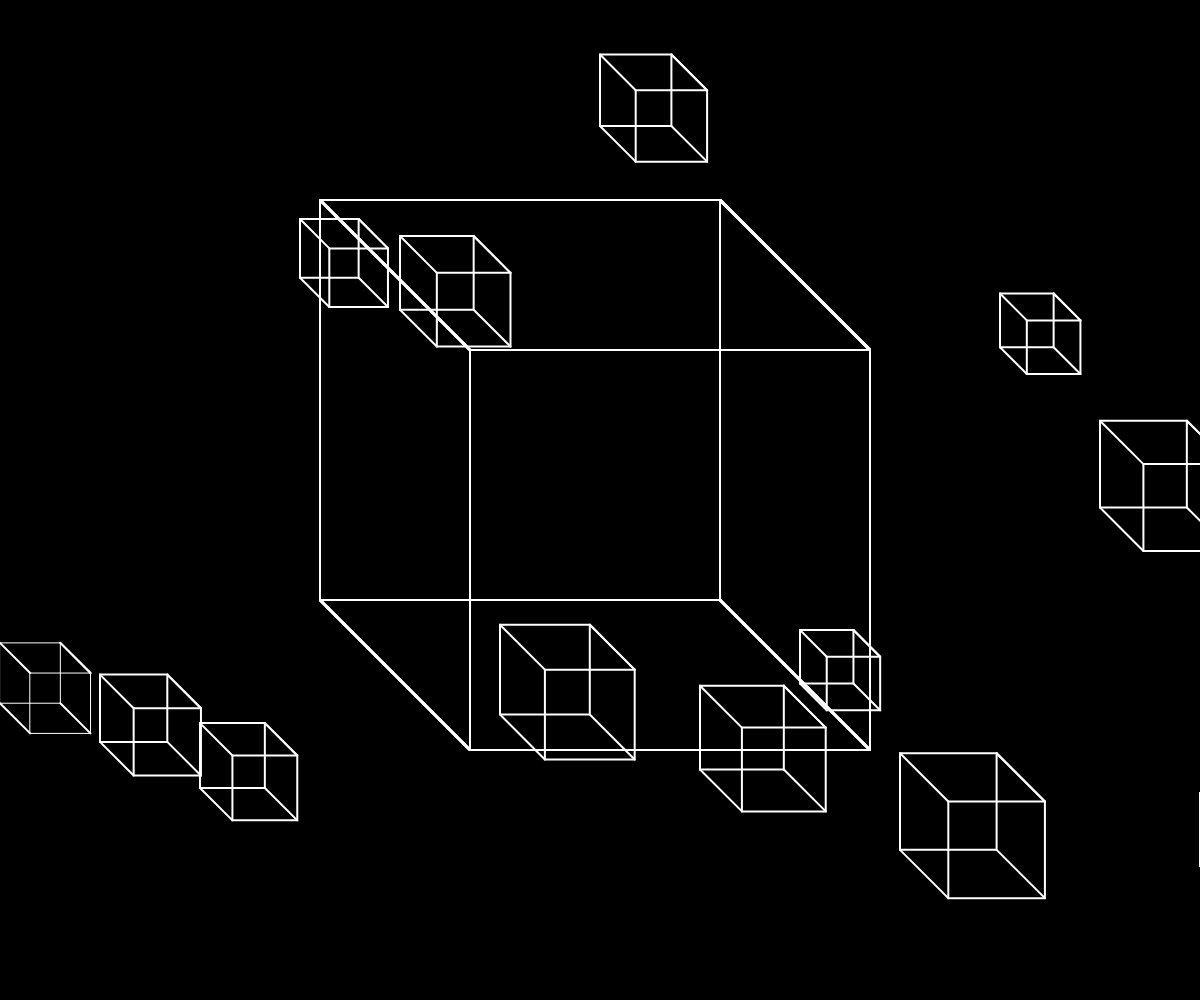
Frame 1 (no input)
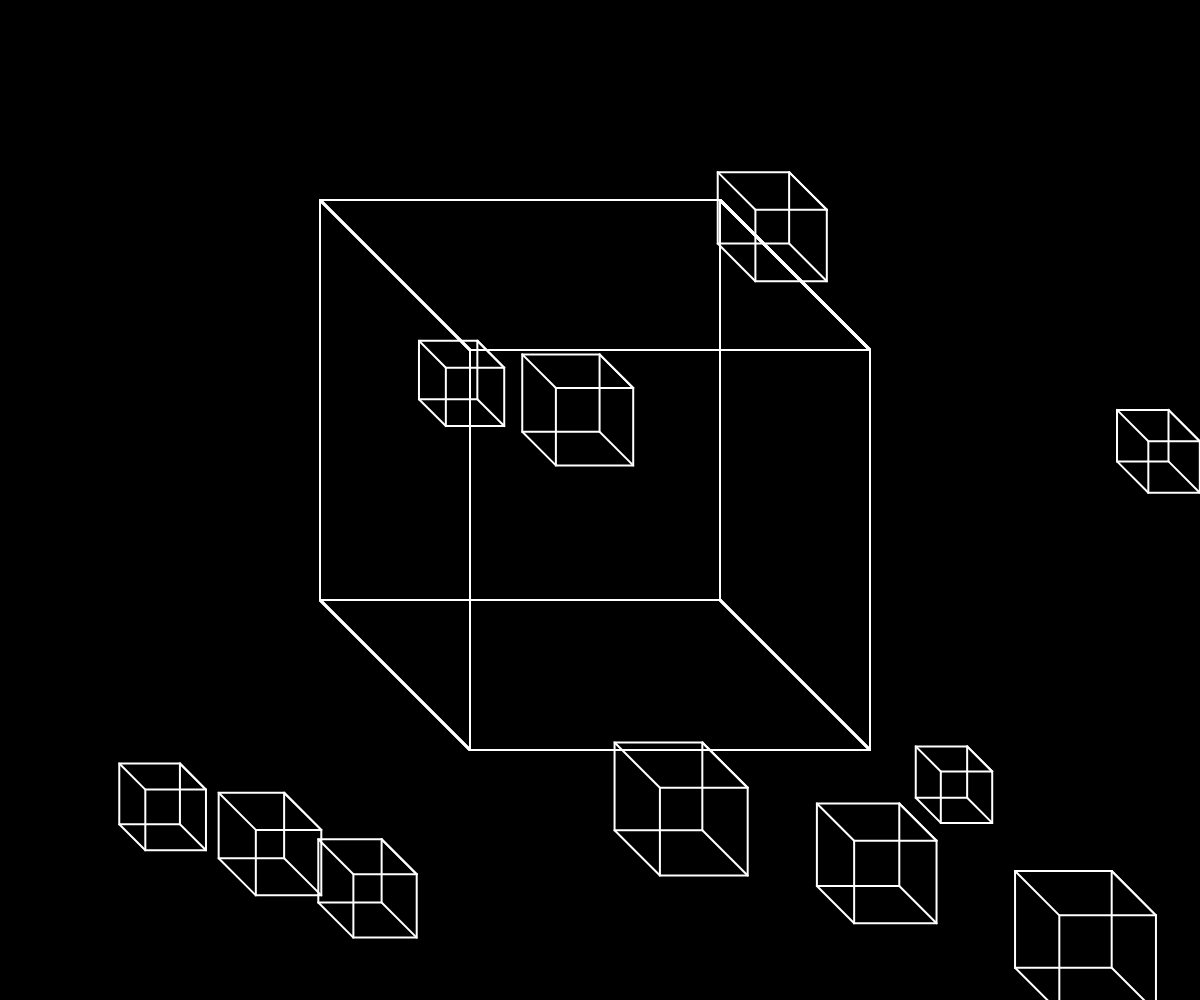
Frame 60 (no input)
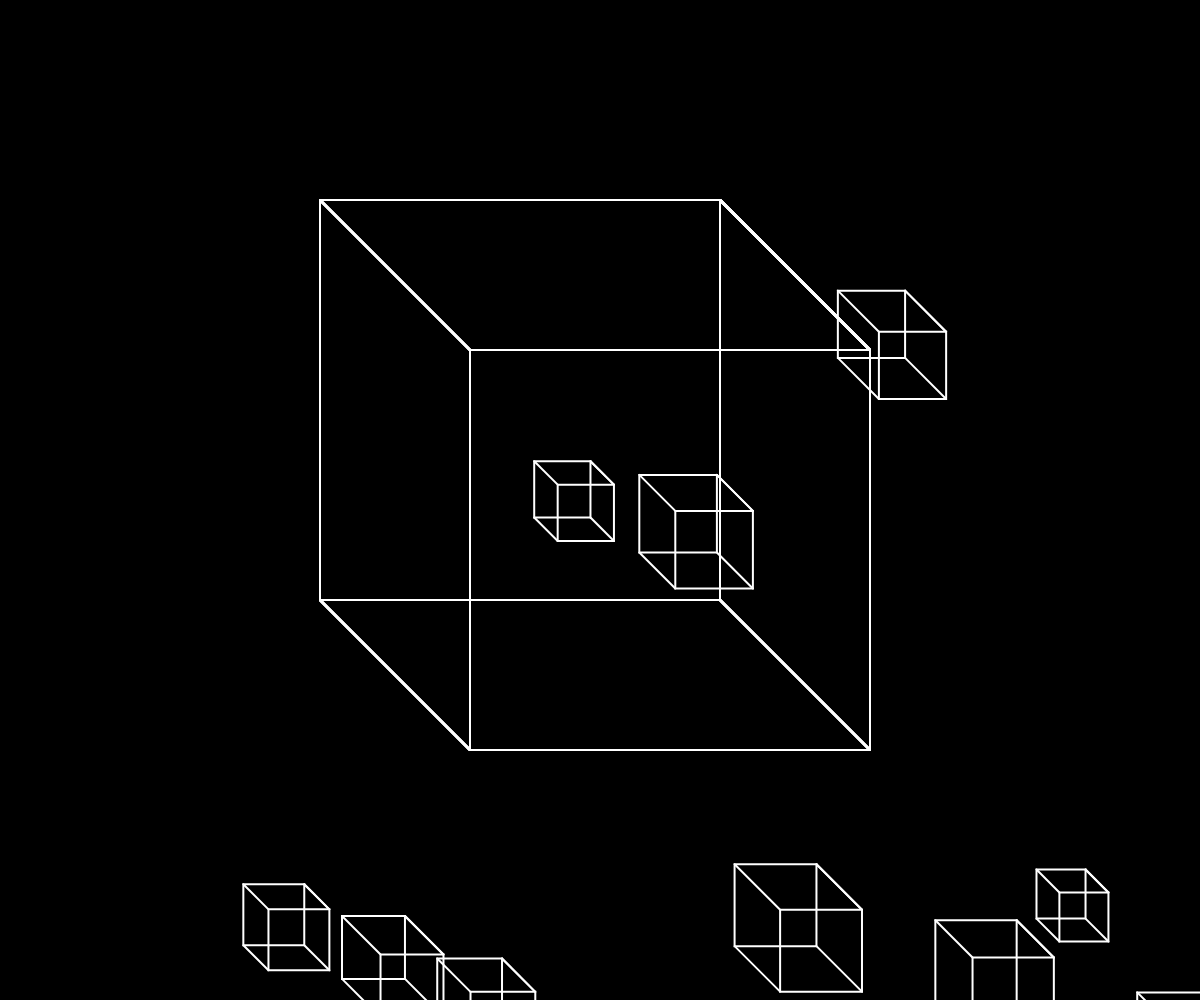
Frame 120 (the mouse pressed at the canvas centre since frame 60)

The p5.js sketch that drew these frames (run headless with seeded random() and noise() and a simulated clock; from frame 60 on, the mouse is pressed at the canvas centre):

// p5.js sketch
// ── sketch.js
cubes = [];
function setup() { 
	createCanvas(windowWidth, windowHeight);
	for (i = 0; i < 20	; i++) { 

		let y = random(windowHeight-100);


		let x = 100*i;
		let l = random(50,100);
		let z = l/2;

		cubes[i] = new Cube(x,y,l,z)

		}

		let l = 400
		let x = windowWidth/2-(1/2)*l-80;
		let y = windowHeight/2-(1/2)*l-100;
		let z = 150;

		stable_cube = new Cube(x,y,l,z)
}




function draw() {
	background(0); 


	for (let cube of cubes) { 
	 cube.show();
	 cube.move(v= 2);

	 cube.vibrate(-0.5,0.5,
	 			-0.5,0.5,
	 			// -200,200,
	 			-0.5,0.5,
	 			-50,50);

	 stable_cube.show();


	//  	 stable_cube.vibrate(
	//  	 		-0.5,0.5,
	//  			-0.5,0.5,
	//  			-0,0,
	//  			-100,100,
	//  			);	 
	}

	}




class Cube { 
	constructor(x,y,l,z,x0,y0) { 

		this.x = x;
		this.x0 = x;

		this.y = y;
		this.y0 = y;

		this.l = l;
		this.z = z;

	}

	show() { 
		noFill();
		stroke(255);
		rect(this.x,this.y,this.l,this.l);
		rect(this.x+this.z,this.y+this.z,this.l,this.l);

		fill(250);
		strokeWeight(2);
		line(this.x, this.y, this.x + this.z, this.y + this.z);
		line(this.x, this.y + this.l, this.x + this.z, this.y + this.z + this.l);
		line(this.x + this.l, this.y, this.x + this.l + this.z, this.y + this.z);
		line(this.x + this.l, this.y, this.x + this.l + this.z, this.y + this.z);
		line(this.x + this.l, this.y + this.l, this.x + this.l + this.z ,this.y+this.z+this.l);
		}

	move(v) {

		this.x += v;
		this.y += v;

		if ((this.x > windowWidth) || (this.y > windowHeight)) {

			this.y = this.y0 - windowWidth;
			this.x = this.x0 - windowHeight;

		}
	}

	vibrate(xy_low,xy_high,
		l_low=0,l_high=0,
		z_low=0,z_high=0) {

		this.x += random(xy_low, xy_high);
		this.y += random(xy_low, xy_high);
		this.l += random(l_low, l_high);
		this.z += random(z_low, z_high);

	 }

	 // mouseover(mouseX, mouseY) { 
	 // 	if mouse 

	 // }

	}

	
